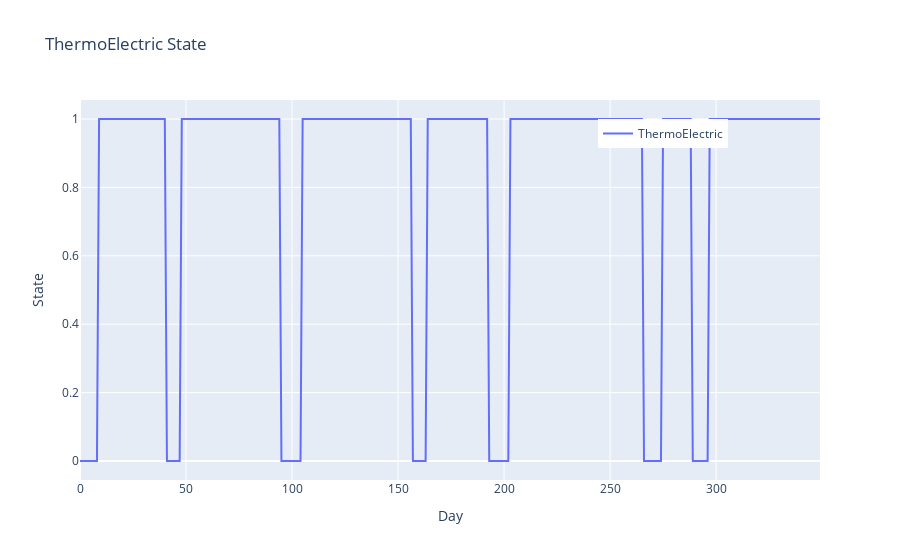

The notebook cell this image was saved under:
### Code cell
for i in range(1):
    print(i)
    thermoelectrics[i].plot(0, 365)
    thermoelectrics[i].get_distributions_info()

### Figure 1 — Plotly figure (JSON) as saved in the notebook; plotly's stock layout.template omitted (floating-point values rounded to 4 significant figures; data arrays with more than 128 entries replaced by an {"elided": "..."} marker saying what was removed)
{"data": [{"mode": "lines", "name": "ThermoElectric", "type": "scatter", "x": {"elided": "365 int values"}, "y": {"elided": "350 int values"}}], "layout": {"legend": {"x": 0.7, "y": 0.95}, "showlegend": true, "title": {"text": "ThermoElectric State"}, "xaxis": {"title": {"text": "Day"}}, "yaxis": {"title": {"text": "State"}}}}
